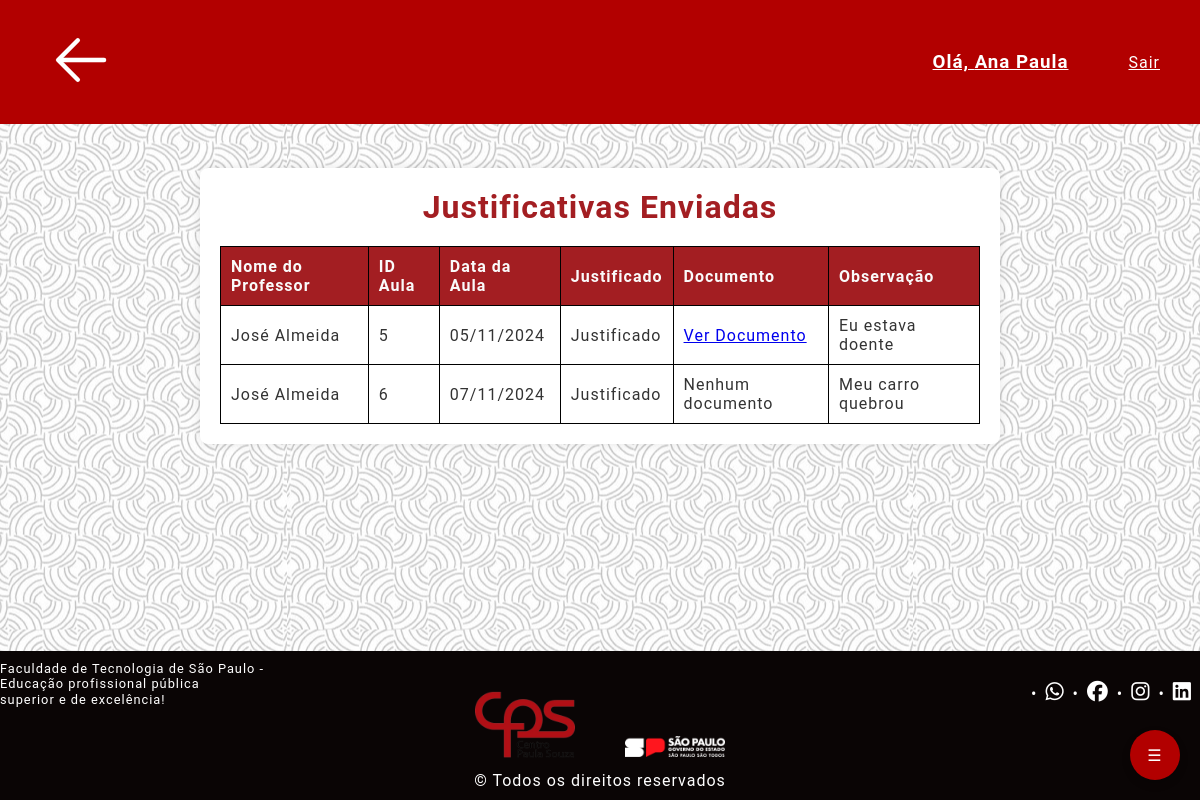
/pages/VerDocs.php (signed in), run on an earlier commit of the app's database.
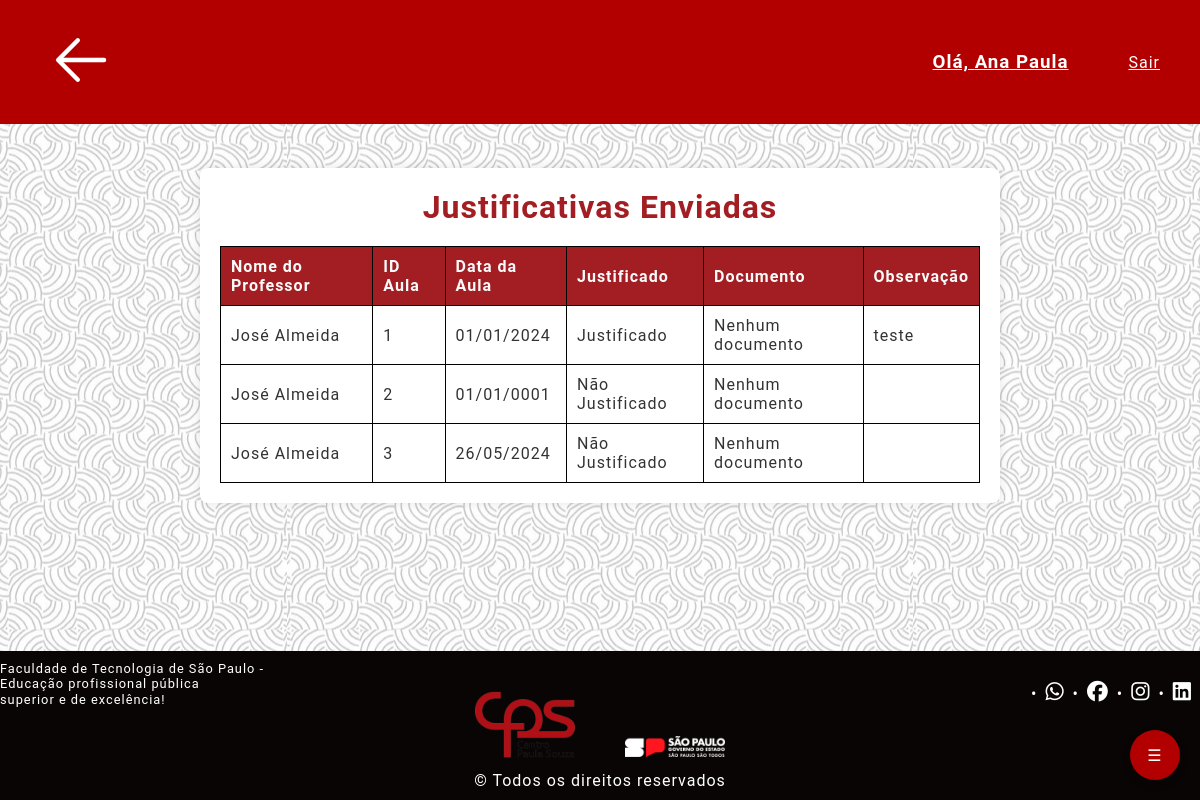
And on a later commit of the database.
### tables this page shows
CREATE TABLE `aula_nao_ministrada` (
  `ID_Aula_Nao_Ministrada` int(11) NOT NULL,
  `Date_Time` date NOT NULL,
  `Observacao` varchar(255) DEFAULT NULL,
  `ID_Aula` int(11) NOT NULL,
  `ID_Professor` int(11) DEFAULT NULL,
  `ID_Materia` int(11) DEFAULT NULL,
  `Justificado` varchar(50) NOT NULL DEFAULT 'Não Justificado',
  `docs` varchar(255) NOT NULL,
  `Aula_Reposta` varchar(30) NOT NULL DEFAULT 'Não',
  `Horario_Inicio` varchar(50) NOT NULL,
  `Horario_Termino` varchar(50) NOT NULL
);

CREATE TABLE `professores` (
  `ID_Professor` int(11) NOT NULL,
  `RG` varchar(20) DEFAULT NULL,
  `Nome` varchar(100) NOT NULL,
  `DataN` date NOT NULL,
  `Telefone` varchar(15) DEFAULT NULL,
  `Email` varchar(100) NOT NULL,
  `Usuario` varchar(50) NOT NULL,
  `Senha` varchar(50) NOT NULL,
  `Endereco` varchar(255) NOT NULL,
  `Complemento` varchar(50) DEFAULT NULL,
  `EmailInstitucional` varchar(100) NOT NULL,
  `Curso` varchar(100) NOT NULL,
  `Turno` varchar(20) NOT NULL
);

### pages/VerDocs.php (the view, shortened to what this page needs)
<?php
require_once '../php/connect.php';
$sql = "
    SELECT aula_nao_ministrada.ID_Aula_Nao_Ministrada, aula_nao_ministrada.ID_Professor, aula_nao_ministrada.Justificado, aula_nao_ministrada.docs, aula_nao_ministrada.Observacao, aula_nao_ministrada.Date_Time, professores.Nome
    FROM aula_nao_ministrada
    INNER JOIN professores ON aula_nao_ministrada.ID_Professor = professores.ID_Professor
";
try {
    $stmt = $pdo->prepare($sql);
    $stmt->execute();
    $resultados = $stmt->fetchAll(PDO::FETCH_ASSOC);
} catch (PDOException $e) {
    echo "Erro ao recuperar as justificativas: " . $e->getMessage();
    exit();
}
?>
<!DOCTYPE html>
<html lang="pt-BR">
<head>
    <link rel="stylesheet" href="../css/form.css">
    <link rel="stylesheet" href="../css/modal.css">
</head>
<body>
    <?php include_once 'header2.php'; ?>
    <div class="container">
        <h1>Justificativas Enviadas</h1>
        <?php
            if ($resultados) {
                echo "<table>";
                echo "<thead>
                        <tr>
                            <th>Nome do Professor</th>
                            <th>ID Aula</th>
                            <th>Data da Aula</th>
                            <th>Justificado</th>
                            <th>Documento</th>
                            <th>Observação</th>
                        </tr>
                    </thead>";
                echo "<tbody>";
                foreach ($resultados as $row) {
                    echo "<tr>";
                    echo "<td data-label='Nome do Professor'>" . $row['Nome'] . "</td>";
                    echo "<td data-label='ID Aula'>" . $row['ID_Aula_Nao_Ministrada'] . "</td>";
                    echo "<td data-label='Data da Aula'>" . date('d/m/Y', strtotime($row['Date_Time'])) . "</td>";
                    echo "<td data-label='Justificado'>" . $row['Justificado'] . "</td>";
                    echo "<td data-label='Documento'>" . ($row['docs'] ? "<a href='../uploads/" . $row['docs'] . "' target='_blank'>Ver Documento</a>" : "Nenhum documento") . "</td>";
                    echo "<td data-label='Observação'>" . $row['Observacao'] . "</td>";
                    echo "</tr>";
                }
                echo "</tbody>";
                echo "</table>";
            } else {
                echo "<p>Não há justificativas registradas.</p>";
            }
        ?>
    </div>
    <?php include_once 'footer.php'; ?>
</body>
</html>

What changed in the data, as far as the page shows it:
removed aula_nao_ministrada: ID_Professor.Nome "José Almeida", ID_Aula_Nao_Ministrada "5", Date_Time "05/11/2024", Justificado "Justificado", Observacao "Eu estava doente"
removed aula_nao_ministrada: ID_Professor.Nome "José Almeida", ID_Aula_Nao_Ministrada "6", Date_Time "07/11/2024", Justificado "Justificado", docs "Nenhum documento", Observacao "Meu carro quebrou"
added aula_nao_ministrada: ID_Professor.Nome "José Almeida", ID_Aula_Nao_Ministrada "1", Date_Time "01/01/2024", Justificado "Justificado", docs "Nenhum documento", Observacao "teste"
added aula_nao_ministrada: ID_Professor.Nome "José Almeida", ID_Aula_Nao_Ministrada "2", Date_Time "01/01/0001", Justificado "Não Justificado", docs "Nenhum documento"
added aula_nao_ministrada: ID_Professor.Nome "José Almeida", ID_Aula_Nao_Ministrada "3", Date_Time "26/05/2024", Justificado "Não Justificado", docs "Nenhum documento"
